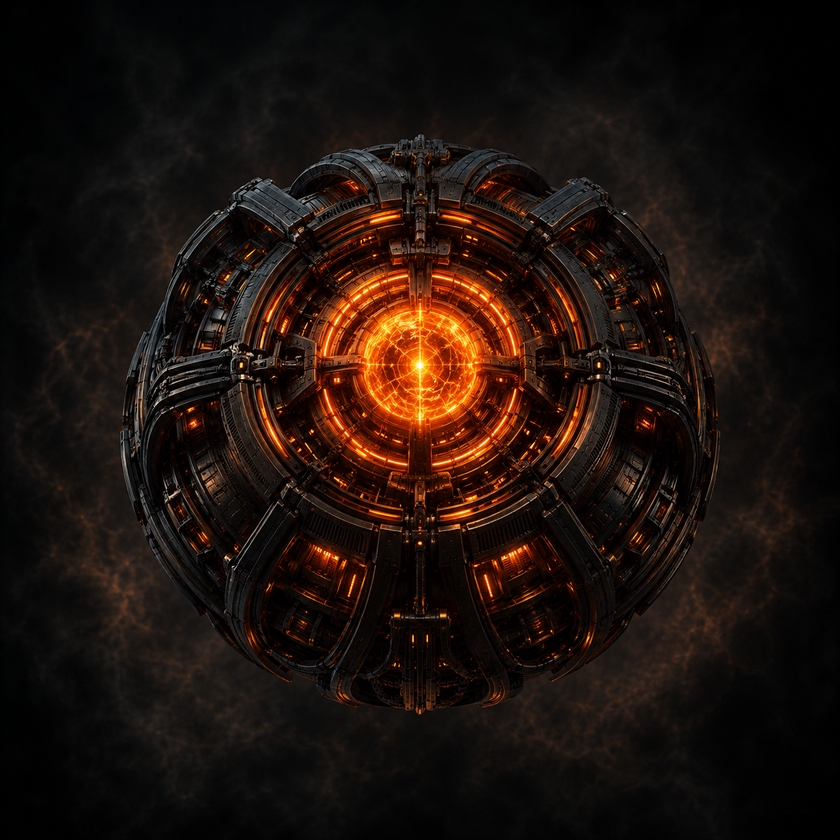
#> input picture assets/evil_orb_inner_core_source_image.png, 840 x 840 px, shrunk from 1254 x 1254 before the run
$ python -i volume-route-aware-composite-baseline.py   (imports and definitions only)
#> lines starting #> are read from the running program, lines starting #| are printed output that depends on the picture
#> further down, picture is the input picture: shape (840, 840, 3); mean B, G, R 12.1, 17.9, 29.5
#!/usr/bin/env python3
"""Route-aware RIFE/DIS composite interframe baseline for Kaminos evidence."""

import argparse
import json
from pathlib import Path

import cv2
import numpy as np


BASELINE_ID = "route-aware-rife-dis-mask-composite-rgba-v0"
SYNTHETIC_AUTHORITY = "synthetic-comparison-not-live-simulator-output"


# [31 lines left out: functions read_rgba, write_rgba, load_context, not called in this run]


def luma(image):
    rgb = image[:, :, :3].astype(np.float32)
    return rgb[:, :, 0] * 0.2126 + rgb[:, :, 1] * 0.7152 + rgb[:, :, 2] * 0.0722


def blur(mask, radius):
    if radius <= 0:
        return mask
    kernel = radius * 2 + 1
    return cv2.GaussianBlur(mask.astype(np.float32), (kernel, kernel), 0)


def fire_probability(image):
    rgb = image[:, :, :3].astype(np.float32)
    r = rgb[:, :, 0]
    g = rgb[:, :, 1]
    b = rgb[:, :, 2]
    lum = luma(image)
    warm = np.clip((r - b - 18.0) / 90.0, 0.0, 1.0)
    yellow = np.clip((g - b - 6.0) / 75.0, 0.0, 1.0)
    bright = np.clip((lum - 24.0) / 120.0, 0.0, 1.0)
    return blur(np.maximum(warm * 0.65 + yellow * 0.25, bright * warm), 3)


def smoke_probability(image):
    rgb = image[:, :, :3].astype(np.float32)
    lum = luma(image)
    chroma = np.max(rgb, axis=2) - np.min(rgb, axis=2)
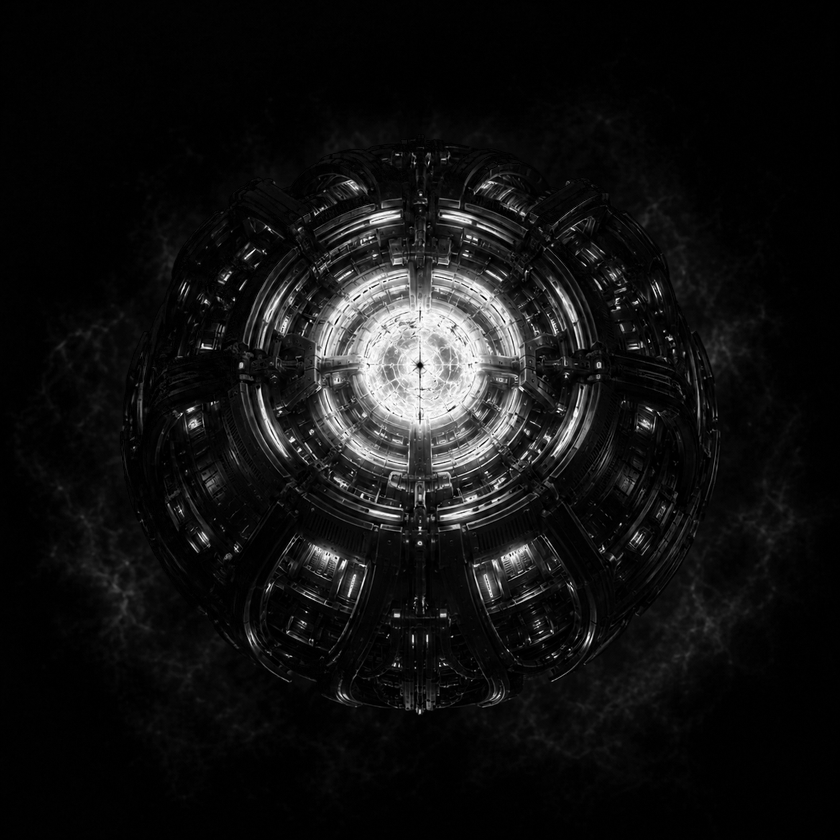
#> chroma: shape (840, 840) float32; min 0, max 255, mean 18
    visible = np.clip((lum - 10.0) / 70.0, 0.0, 1.0)
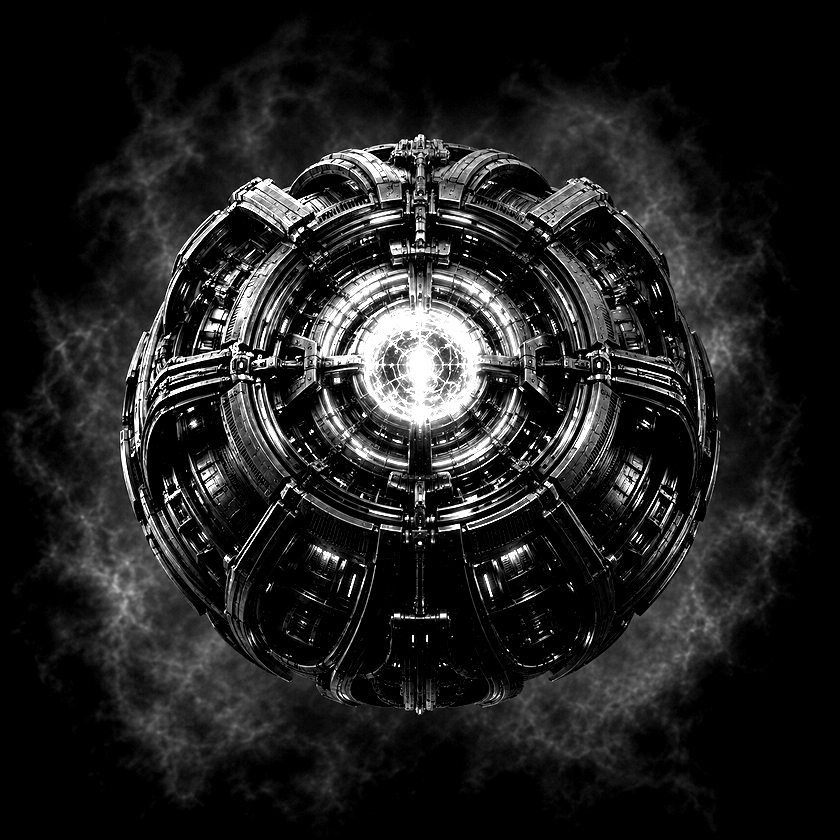
#> visible: shape (840, 840) float32; min 0, max 1, mean 0.128
    neutral = np.clip(1.0 - chroma / 80.0, 0.0, 1.0)
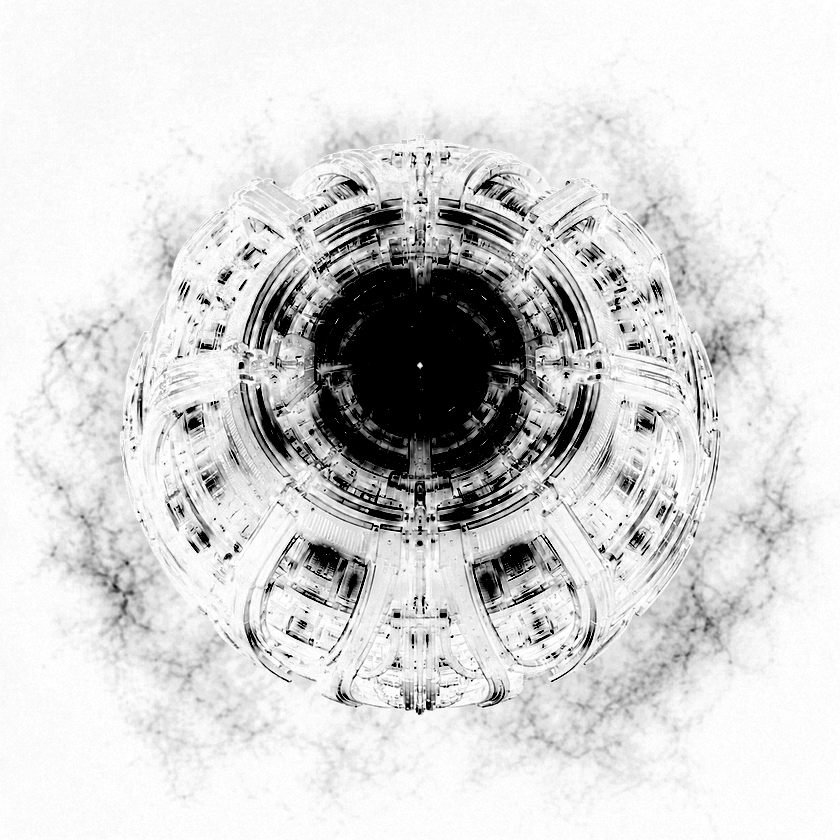
#> neutral: shape (840, 840) float32; min 0, max 1, mean 0.839
    not_fire = 1.0 - fire_probability(image)
#> in fire_probability, `b = rgb[:, :, 2]`:
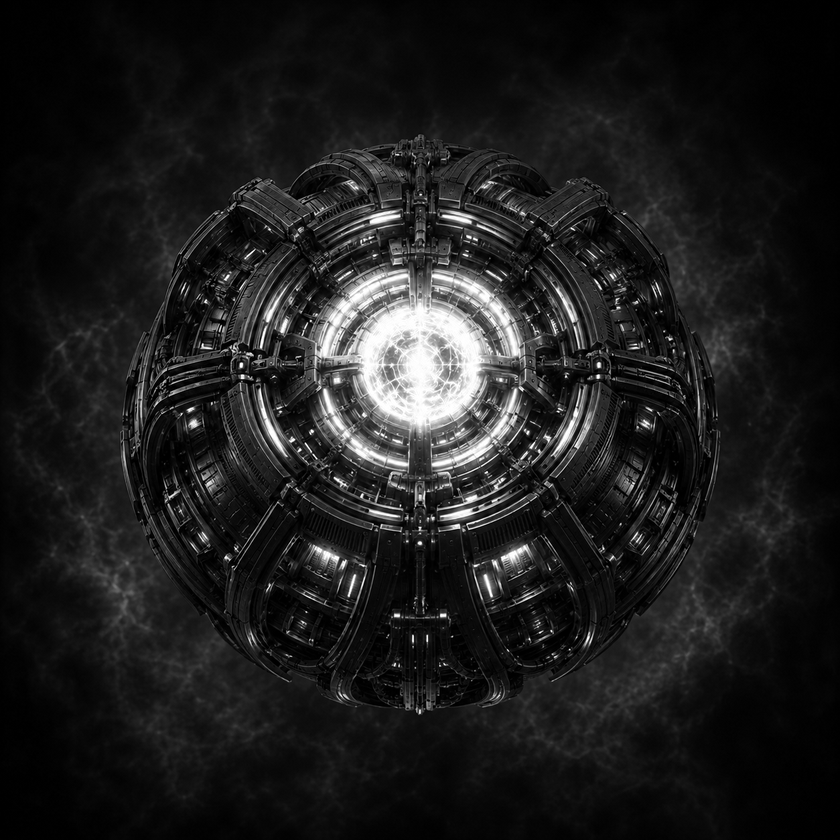
#> b: shape (840, 840) float32; min 0, max 255, mean 29.5
#> in fire_probability, `bright = np.clip((lum - 24.0) / 120.0, 0.0, 1.0)`:
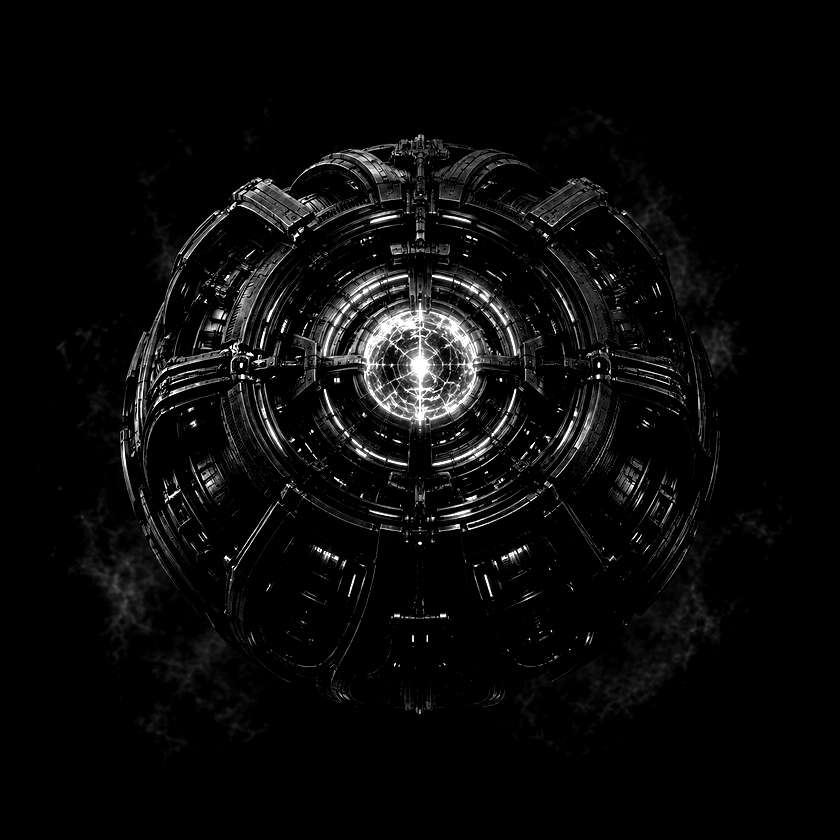
#> bright: shape (840, 840) float32; min 0, max 1, mean 0.0406
    return blur(visible * neutral * not_fire, 5)
#> call 2 of blur, with radius = 5
#> in blur (call 2), `return cv2.GaussianBlur(mask.astype(np.float32), (kernel, kernel), 0)`:
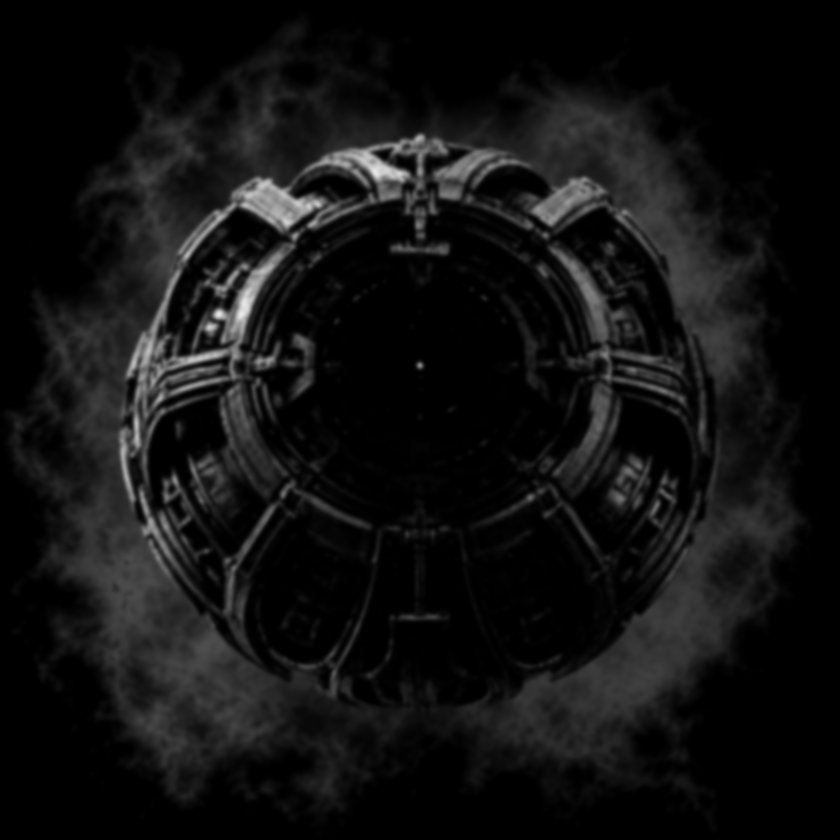
#> returned value: shape (840, 840) float32; min 0, max 0.917, mean 0.0694


# [134 lines left out: functions route_profile, target_ratio, composite, main, not called in this run]


# [2 lines not run here, left out]

>>> import cv2
>>> picture = cv2.imread('assets/evil_orb_inner_core_source_image.png')
>>> result = smoke_probability(picture)
